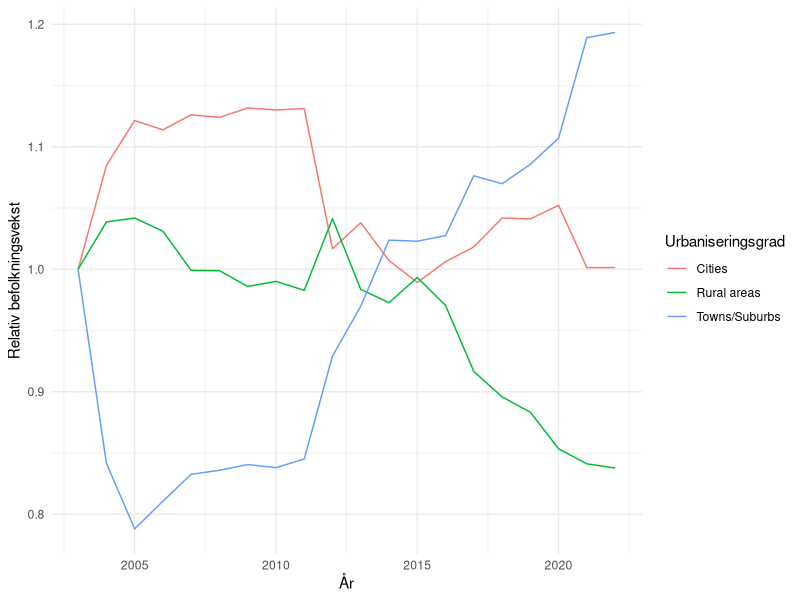
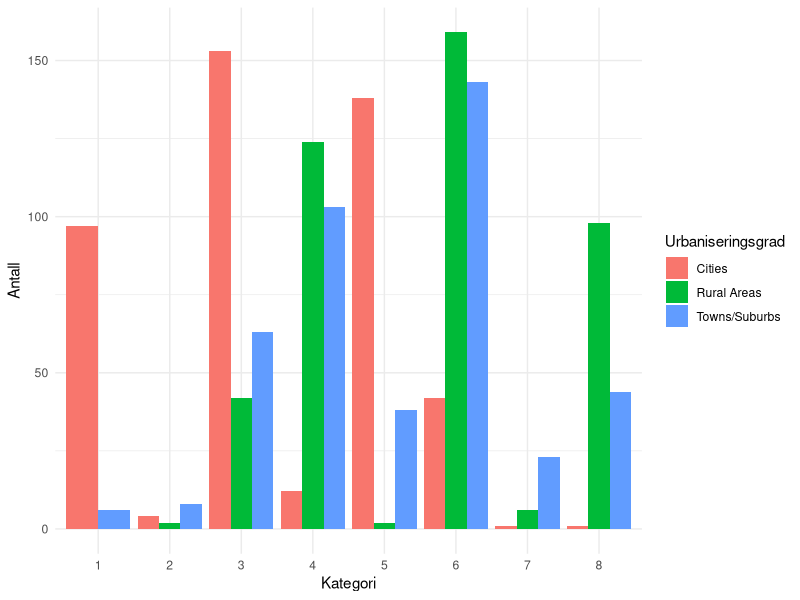
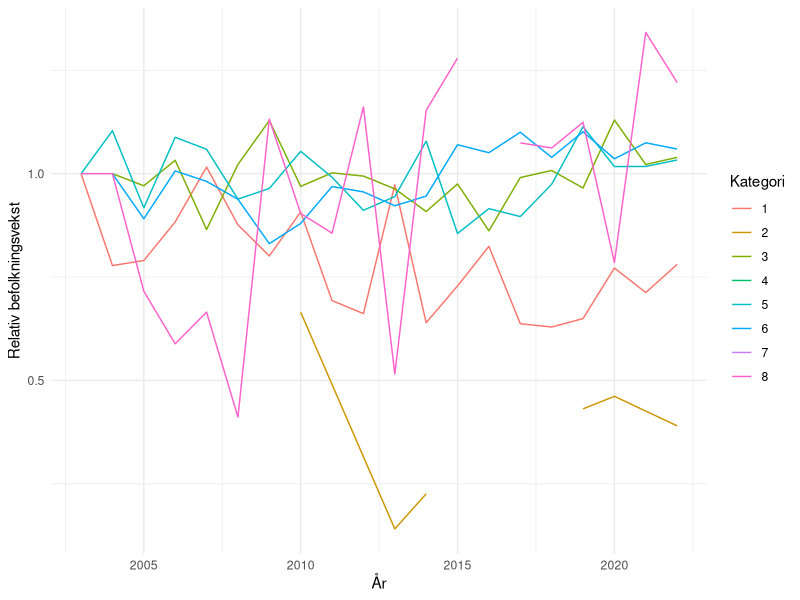
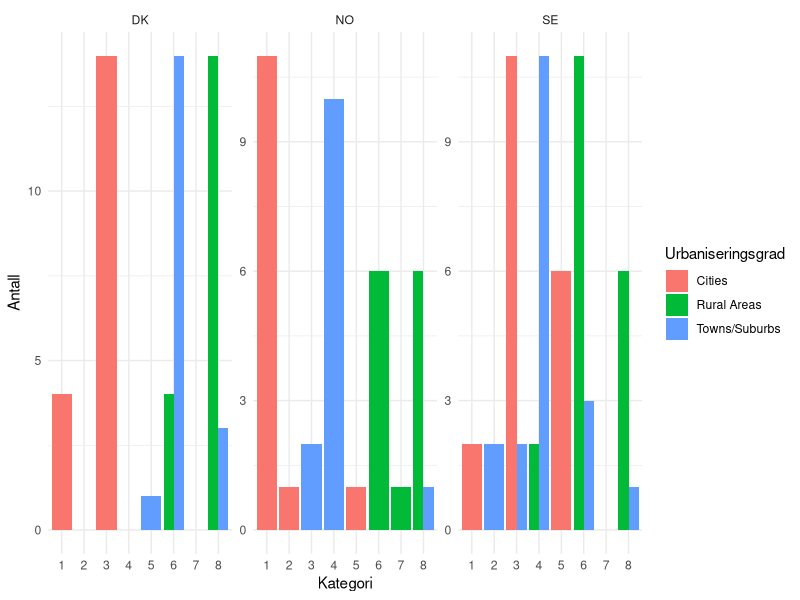
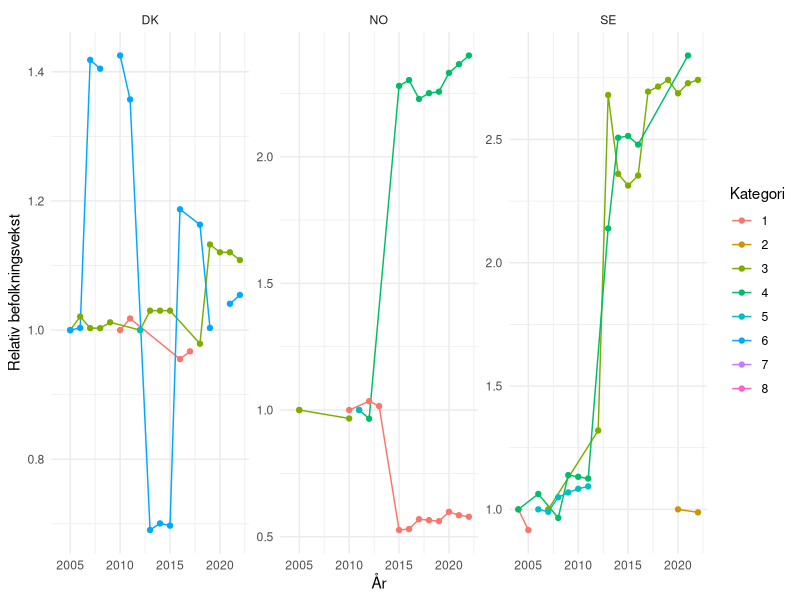
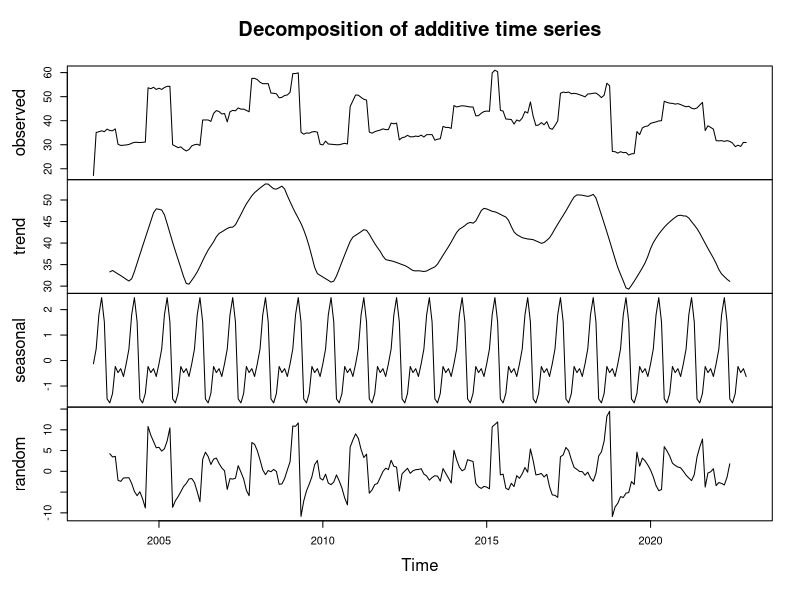
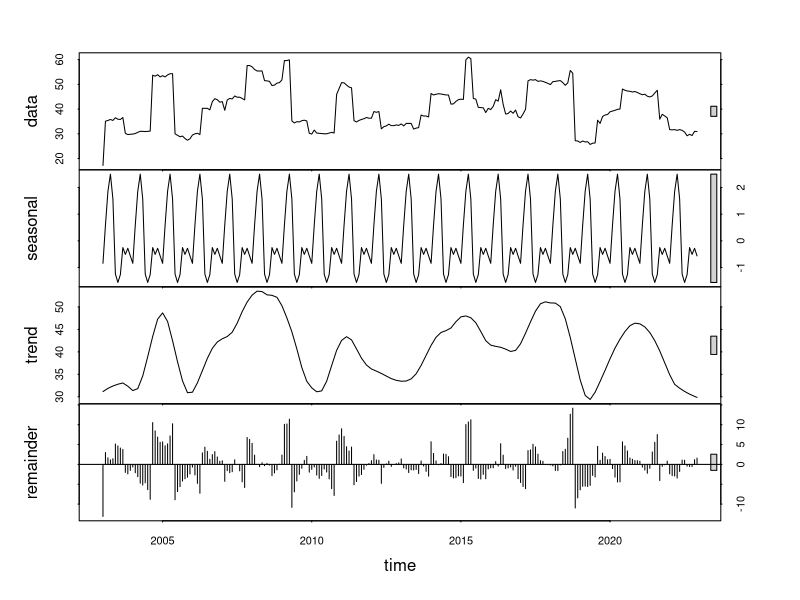
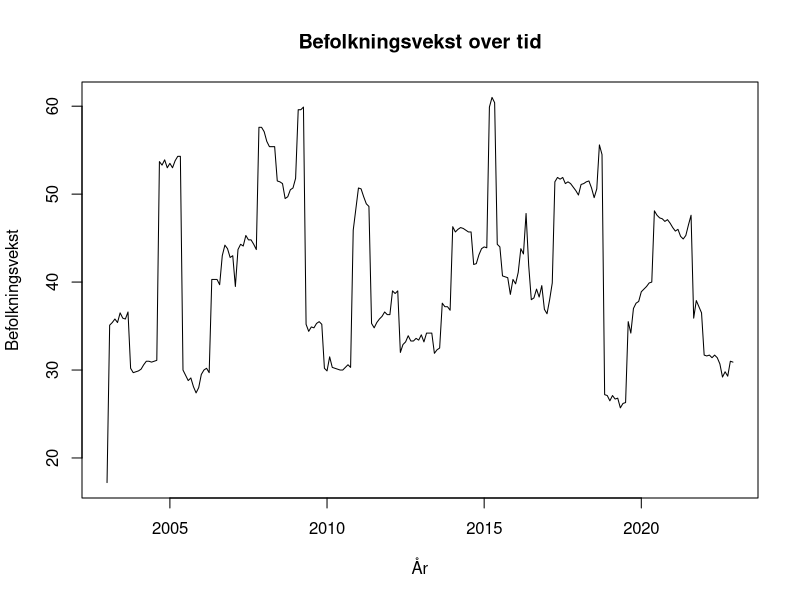

The R source for these figures, in order:
## ---- chunk 1
#| label: setup 
#| echo: false
#| output: false
#| message: false
library(tidyverse)
library(readxl)
library(dplyr)
library(ggplot2)
library(flextable)
## ---- chunk 2
#| echo: false
#| message: false
data <- read_csv("ilc_lvho01__custom_9371289_linear.csv") 
## ---- chunk 3
#| echo: false
data <- data |>
  select(geo, deg_urb, TIME_PERIOD, OBS_VALUE) |>
  filter(!(geo %in% c("LV", "MK", "HR", "RO", "RS", "CH", "AL", "IS"))) |>
  mutate(deg_urb = case_when(
    deg_urb == "DEG1" ~ "Cities",
    deg_urb == "DEG2" ~ "Towns/Suburbs",
    deg_urb == "DEG3" ~ "Rural areas"
  ))
## ---- chunk 4
#| echo: false
#| message: false
#| label: fig-gjsnitt-befolkning
#| fig-cap: "Relativ befolkningsvekst i perioden 2003-2022 fordelt på urbaniseringsgradene; cities, towns/suburbs, rural areas."

data %>%
  group_by(deg_urb, TIME_PERIOD) %>%
  summarise(mean_value = mean(OBS_VALUE)) %>%
  mutate(demeaned_value = mean_value/first(mean_value)) %>%
  ggplot(aes(x = TIME_PERIOD, y = demeaned_value, color = deg_urb)) +
  geom_line() +
  labs(x = "År",
       y = "Relativ befolkningsvekst",
       color = "Urbaniseringsgrad") +
  theme_minimal()

## ---- chunk 5
#| echo: false
subset_deg1 <- data |> 
  filter(deg_urb == "Cities")

subset_deg2 <- data |> 
  filter(deg_urb == "Towns/Suburbs")

subset_deg3 <- data |> 
  filter(deg_urb == "Rural areas")
## ---- chunk 6
#| echo: false
summary_deg1 <- subset_deg1 %>%
  summarise(
    min = sprintf("%.2f", min(OBS_VALUE)),
    median = sprintf("%.2f", median(OBS_VALUE)),
    mean = sprintf("%.2f", mean(OBS_VALUE)),
    max = sprintf("%.2f", max(OBS_VALUE)),
    variance = sprintf("%.2f", var(OBS_VALUE)),
    std.dev = sprintf("%.2f", sd(OBS_VALUE))
  ) 

summary_deg2 <- subset_deg2 %>%
  summarise(
    min = sprintf("%.2f", min(OBS_VALUE)),
    median = sprintf("%.2f", median(OBS_VALUE)),
    mean = sprintf("%.2f", mean(OBS_VALUE)),
    max = sprintf("%.2f", max(OBS_VALUE)),
    variance = sprintf("%.2f", var(OBS_VALUE)),
    std.dev = sprintf("%.2f", sd(OBS_VALUE))
  )

summary_deg3 <- subset_deg3 %>%
  summarise(
    min = sprintf("%.2f", min(OBS_VALUE)),
    median = sprintf("%.2f", median(OBS_VALUE)),
    mean = sprintf("%.2f", mean(OBS_VALUE)),
    max = sprintf("%.2f", max(OBS_VALUE)),
    variance = sprintf("%.2f", var(OBS_VALUE)),
    std.dev = sprintf("%.2f", sd(OBS_VALUE))
  )
## ---- chunk 7
#| echo: false
#| label: tbl-summary-degurb
#| tbl-cap: "Deskriptiv statistikk for befolkningsutviklingen i de tre urbaniseringsgradene: cities, towns/suburbs, rural areas."
summary_degurb <- bind_rows(
  mutate(summary_deg1, urbaniseringsgrad = "Cities"),
  mutate(summary_deg2, urbaniseringsgrad = "Towns/Suburbs"),
  mutate(summary_deg3, urbaniseringsgrad = "Rural Areas")
) %>%
  select(urbaniseringsgrad, everything()
) %>%
  flextable() |>
  width(1, width = 1.5) |> 
  width(2, width = 0.8)

summary_degurb
## ---- chunk 8
#| echo: false
#| message: false
data1 <- read_csv("arbeidskraft.csv") |> 
  select(arbeidsvekst = OBS_VALUE, geo, age, deg_urb, TIME_PERIOD)

data2 <- read_csv("arbeidsledighet1.csv") |> 
  select(arbeidsledig = OBS_VALUE, geo,age, deg_urb, TIME_PERIOD)

data3 <- read_csv("huspris.csv") |> 
  select(huspris = OBS_VALUE, geo, deg_urb, TIME_PERIOD)
## ---- chunk 9
#| echo: false
arbeidsvekst <- data1 |>
  filter(age == "Y15-64") |>
  filter(!(geo %in% c("LV", "MK", "HR", "RO", "RS", "CH", "AL", "IS"))) |>
  mutate(deg_urb = case_when(
    deg_urb == "DEG1" ~ "Cities",
    deg_urb == "DEG2" ~ "Towns/Suburbs",
    deg_urb == "DEG3" ~ "Rural Areas",
    TRUE ~ as.character(deg_urb)
  ))
## ---- chunk 10
#| echo: false
arbeidsledig <- data2 |> 
  filter(age == "Y15-64") |>
  filter(!(geo %in% c("LV", "MK", "HR", "RO", "RS", "CH", "AL", "IS"))) |>
  mutate(deg_urb = case_when(
    deg_urb == "DEG1" ~ "Cities",
    deg_urb == "DEG2" ~ "Towns/Suburbs",
    deg_urb == "DEG3" ~ "Rural Areas",
    TRUE ~ as.character(deg_urb) 
  ))
## ---- chunk 11
#| echo: false
huspris <- data3 |> 
  filter(!(geo %in% c("LV", "MK", "HR", "RO", "RS", "CH", "AL", "IS"))) |>
  mutate(deg_urb = case_when(
    deg_urb == "DEG1" ~ "Cities",
    deg_urb == "DEG2" ~ "Towns/Suburbs",
    deg_urb == "DEG3" ~ "Rural Areas",
    TRUE ~ as.character(deg_urb)  # Beholder andre verdier uendret
  ))
## ---- chunk 12
#| echo: false
join <- arbeidsvekst |> 
  left_join(arbeidsledig, join_by(geo, TIME_PERIOD, deg_urb))

join1 <- join |> 
  left_join(huspris, join_by(geo, TIME_PERIOD, deg_urb))

maindata <- join1 |> 
  left_join(data, join_by(geo, TIME_PERIOD, deg_urb)) |>
  select(geo, deg_urb, TIME_PERIOD, OBS_VALUE, arbeidsledig, arbeidsvekst, huspris)
## ---- chunk 13
#| echo: false
maindata <- maindata %>%
  group_by(geo, TIME_PERIOD) %>%
  mutate(arb.ledig.geo.mean = mean(arbeidsledig, na.rm = TRUE), huspris.geo.mean = mean(huspris, na.rm = TRUE), arb.vekst.geo.mean = mean(arbeidsvekst, na.rm = TRUE))
## ---- chunk 14
#| echo: false
maindata <- maindata %>%
  mutate(classification = case_when(
    arbeidsledig > arb.ledig.geo.mean & arbeidsvekst > arb.vekst.geo.mean & huspris > huspris.geo.mean ~ "1.høy arbeisledighet, høy arbeidsvekst, høy huspris",
    arbeidsledig > arb.ledig.geo.mean & arbeidsvekst > arb.vekst.geo.mean & huspris <= huspris.geo.mean ~ "2.høy arbeisledighet, høy arbeidsvekst, lav huspris",
    arbeidsledig > arb.ledig.geo.mean & arbeidsvekst <= arb.vekst.geo.mean & huspris > huspris.geo.mean ~ "3.høy arbeisledighet, lav arbeidsvekst, høy huspris",
    arbeidsledig > arb.ledig.geo.mean & arbeidsvekst <= arb.vekst.geo.mean & huspris <= huspris.geo.mean ~ "4.høy arbeisledighet, lav arbeidsvekst, lav huspris",
    arbeidsledig <= arb.ledig.geo.mean & arbeidsvekst > arb.vekst.geo.mean & huspris > huspris.geo.mean ~ "5.lav arbeisledighet, høy arbeidsvekst, høy huspris",
    arbeidsledig <= arb.ledig.geo.mean & arbeidsvekst > arb.vekst.geo.mean & huspris <= huspris.geo.mean ~ "6.lav arbeisledighet, høy arbeidsvekst, lav huspris",
    arbeidsledig <= arb.ledig.geo.mean & arbeidsvekst <= arb.vekst.geo.mean & huspris > huspris.geo.mean ~ "7.lav arbeisledighet, lav arbeidsvekst, høy huspris",
    arbeidsledig <= arb.ledig.geo.mean & arbeidsvekst <= arb.vekst.geo.mean & huspris <= huspris.geo.mean ~ "8. lav arbeisledighet, lav arbeidsvekst, lav huspris")
  )  %>%
  filter(!is.na(classification))
## ---- chunk 15
#| echo: false
maindata <- maindata %>%
  mutate(classification_nr = case_when(
    arbeidsledig > arb.ledig.geo.mean & arbeidsvekst > arb.vekst.geo.mean & huspris > huspris.geo.mean ~ "1",
    arbeidsledig > arb.ledig.geo.mean & arbeidsvekst > arb.vekst.geo.mean & huspris <= huspris.geo.mean ~ "2",
    arbeidsledig > arb.ledig.geo.mean & arbeidsvekst <= arb.vekst.geo.mean & huspris > huspris.geo.mean ~ "3",
    arbeidsledig > arb.ledig.geo.mean & arbeidsvekst <= arb.vekst.geo.mean & huspris <= huspris.geo.mean ~ "4",
    arbeidsledig <= arb.ledig.geo.mean & arbeidsvekst > arb.vekst.geo.mean & huspris > huspris.geo.mean ~ "5",
    arbeidsledig <= arb.ledig.geo.mean & arbeidsvekst > arb.vekst.geo.mean & huspris <= huspris.geo.mean ~ "6",
    arbeidsledig <= arb.ledig.geo.mean & arbeidsvekst <= arb.vekst.geo.mean & huspris > huspris.geo.mean ~ "7",
    arbeidsledig <= arb.ledig.geo.mean & arbeidsvekst <= arb.vekst.geo.mean & huspris <= huspris.geo.mean ~ "8")
  )  %>%
  filter(!is.na(classification)) 
## ---- chunk 16
#| echo: false
maindata <- maindata %>%
  select(geo, deg_urb, TIME_PERIOD, OBS_VALUE, arbeidsledig, arbeidsvekst, huspris, arb.ledig.geo.mean, arb.vekst.geo.mean, huspris.geo.mean, classification_nr, classification)
## ---- chunk 17
#| echo: false
#| message: false
#| label: fig-stolpediagram
#| fig-cap: "Urbaniseringsgradene cities, towns/suburbs og rural areas fordelt på kategoriene i klassifiseringsmetodikken av Andresson, Håkonsen og Thorsen (2023)."
stolpediagram <- ggplot(maindata, aes(x = as.factor(classification_nr), fill = deg_urb)) +
  geom_bar(position = "dodge", stat = "count") +
  labs(x = "Kategori",
       y = "Antall",
       fill = "Urbaniseringsgrad") +
  theme_minimal()

# Vis stolpediagrammet
print(stolpediagram)
## ---- chunk 18
#| echo: false
#| message: false
#| warning: false
#| label: fig-linjediagram
#| fig-cap: "Relativ befolkningsvekst i kategoriene i klassifiseringsmetodikken til Andresson, Håkonsen og Thorsen (2023) i perioden 2003 til 2022"
maindata %>%
  group_by(classification_nr, TIME_PERIOD) %>%
  summarise(mean_value = mean(OBS_VALUE, na.rm = TRUE)) %>%
    mutate(demeaned_value = mean_value/first(mean_value)) %>%
  ggplot(aes(x = TIME_PERIOD, y = demeaned_value, color = classification_nr)) +
  geom_line() +
  labs(x = "År",
       y = "Relativ befolkningsvekst",
       color = "Kategori") +
  theme_minimal()
## ---- chunk 19
#| echo: false
#| message: false
#| warning: false
#| label: fig-stolpediagram2
#| fig-cap: "Urbaniseringsgradene cities, towns/suburbs og rural areas fordelt på kategoriene i klassifiseringsmetodikken av Andresson, Håkonsen og Thorsen (2023) for landene Danmark, Norge og Sverige."

stolpediagram2 <- ggplot(filter(maindata, geo %in% c("NO", "SE", "DK")), aes(x = as.factor(classification_nr), fill = deg_urb)) +
  geom_bar(position = "dodge", stat = "count") +
  labs(x = "Kategori",
       y = "Antall", 
       fill = "Urbaniseringsgrad") +
  theme_minimal() +
  facet_wrap(~ geo, scales = "free_y")

print(stolpediagram2)
## ---- chunk 20
#| echo: false
#| message: false
#| warning: false
#| label: fig-skandinavia
#| fig-cap: "Relativ befolkningsvekst i kategoriene i klassifiseringsmetodikken til Andresson, Håkonsen og Thorsen (2023) i perioden 2003 til 2022 for Danmark, Norge og Sverige"

maindata %>%
  filter(geo %in% c("DK", "NO", "SE")) %>%
  group_by(geo, classification_nr, TIME_PERIOD) %>%
  summarise(mean_value = mean(OBS_VALUE, na.rm = TRUE)) %>%
  mutate(demeaned_value = mean_value / first(mean_value)) %>%
  ggplot(aes(x = TIME_PERIOD, y = demeaned_value, color = classification_nr)) +
  geom_line() +
  geom_point() +
  labs(x = "År",
       y = "Relativ befolkningsvekst",
       color = "Kategori") +
  theme_minimal() +
  facet_wrap(~geo, scales = "free_y")


## ---- chunk 21
# Antar at datasettet ditt heter main_data
# Hvis ikke, erstatt main_data med riktig datasett navn

gjennomsnitt_kat6_danmark <- maindata %>%
  filter(geo == "DK" & classification_nr == 6) %>%
  summarise(mean_value = mean(OBS_VALUE, na.rm = TRUE)) %>%
  pull(mean_value)

# Skriv ut gjennomsnittet for kategori 6 i Danmark
print(paste("Gjennomsnitt av observasjoner i kategori 6 for Danmark: ", gjennomsnitt_kat6_danmark))



## ---- chunk 22
# Bruk tidsseriefunksjoner i R, for eksempel ts() for å konvertere dataene til en tidsserieobjekt.
tidsserie_data <- ts(data$OBS_VALUE, start = c(2003, 1), end = c(2022, 12), frequency = 12)

## ---- chunk 23
# Utfør en enkel trendanalyse for å identifisere eventuelle langsiktige mønstre i befolkningsveksten.
trend <- decompose(tidsserie_data)
plot(trend)
## ---- chunk 24
# Hvis det er sesongvariasjoner i dataene, kan du bruke sesongjusteringsmetoder som seasonal fra forecast-pakken.
sesongjustert <- stl(tidsserie_data, s.window = "periodic")
plot(sesongjustert)

## ---- chunk 25
# Opprett et enkelt tidsserieplot for å visualisere konjunkturutviklingen over tid.
plot(tidsserie_data, type = "l", main = "Befolkningsvekst over tid", xlab = "År", ylab = "Befolkningsvekst")

## ---- chunk 26
maindata$konjunktur <- ifelse(maindata$OBS_VALUE > mean(maindata$OBS_VALUE), "Høykonjunktur", "Lavkonjunktur")

ggplot(maindata, aes(x = TIME_PERIOD, y = OBS_VALUE, color = )) +
  geom_point() +
  facet_wrap(~ geo, scales = "free_y", ncol = 1) +
  labs(title = "Konjunkturforhold over tid",
       x = "Tidsperiode",
       y = "Observasjonsverdi") +
  theme_minimal()
